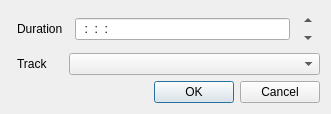
<?xml version="1.0" encoding="UTF-8"?>
<ui version="4.0">
 <class>SpacerDialog_UI</class>
 <widget class="QDialog" name="SpacerDialog_UI">
  <property name="geometry">
   <rect>
    <x>0</x>
    <y>0</y>
    <width>331</width>
    <height>111</height>
   </rect>
  </property>
  <property name="windowTitle">
   <string>Add space</string>
  </property>
  <layout class="QGridLayout" name="gridLayout">
   <item row="0" column="3">
    <layout class="QHBoxLayout" name="horizontalLayout">
     <item>
      <widget class="KRestrictedLine" name="space_duration">
       <property name="inputMask">
        <string>99:99:99:99; </string>
       </property>
      </widget>
     </item>
     <item>
      <layout class="QVBoxLayout" name="verticalLayout">
       <property name="spacing">
        <number>0</number>
       </property>
       <item>
        <widget class="QToolButton" name="position_up">
         <property name="sizePolicy">
          <sizepolicy hsizetype="Fixed" vsizetype="Maximum">
           <horstretch>0</horstretch>
           <verstretch>0</verstretch>
          </sizepolicy>
         </property>
         <property name="maximumSize">
          <size>
           <width>16777215</width>
           <height>18</height>
          </size>
         </property>
         <property name="text">
          <string>...</string>
         </property>
         <property name="autoRaise">
          <bool>true</bool>
         </property>
         <property name="arrowType">
          <enum>Qt::UpArrow</enum>
         </property>
        </widget>
       </item>
       <item>
        <widget class="QToolButton" name="position_down">
         <property name="sizePolicy">
          <sizepolicy hsizetype="Fixed" vsizetype="Maximum">
           <horstretch>0</horstretch>
           <verstretch>0</verstretch>
          </sizepolicy>
         </property>
         <property name="maximumSize">
          <size>
           <width>16777215</width>
           <height>18</height>
          </size>
         </property>
         <property name="text">
          <string>...</string>
         </property>
         <property name="autoRaise">
          <bool>true</bool>
         </property>
         <property name="arrowType">
          <enum>Qt::DownArrow</enum>
         </property>
        </widget>
       </item>
      </layout>
     </item>
    </layout>
   </item>
   <item row="3" column="0" colspan="4">
    <widget class="QDialogButtonBox" name="buttonBox">
     <property name="orientation">
      <enum>Qt::Horizontal</enum>
     </property>
     <property name="standardButtons">
      <set>QDialogButtonBox::Cancel|QDialogButtonBox::Ok</set>
     </property>
    </widget>
   </item>
   <item row="1" column="1">
    <widget class="QLabel" name="clip_filesize_3">
     <property name="text">
      <string>Track</string>
     </property>
    </widget>
   </item>
   <item row="2" column="1" colspan="3">
    <spacer name="verticalSpacer">
     <property name="orientation">
      <enum>Qt::Vertical</enum>
     </property>
     <property name="sizeHint" stdset="0">
      <size>
       <width>218</width>
       <height>2</height>
      </size>
     </property>
    </spacer>
   </item>
   <item row="0" column="1">
    <widget class="QLabel" name="clip_filesize_2">
     <property name="text">
      <string>Duration</string>
     </property>
    </widget>
   </item>
   <item row="1" column="2" colspan="2">
    <widget class="KComboBox" name="track_number"/>
   </item>
  </layout>
 </widget>
 <customwidgets>
  <customwidget>
   <class>KLineEdit</class>
   <extends>QLineEdit</extends>
   <header>klineedit.h</header>
  </customwidget>
  <customwidget>
   <class>KComboBox</class>
   <extends>QComboBox</extends>
   <header>kcombobox.h</header>
  </customwidget>
  <customwidget>
   <class>KRestrictedLine</class>
   <extends>KLineEdit</extends>
   <header>krestrictedline.h</header>
  </customwidget>
 </customwidgets>
 <resources/>
 <connections>
  <connection>
   <sender>buttonBox</sender>
   <signal>accepted()</signal>
   <receiver>SpacerDialog_UI</receiver>
   <slot>accept()</slot>
   <hints>
    <hint type="sourcelabel">
     <x>248</x>
     <y>254</y>
    </hint>
    <hint type="destinationlabel">
     <x>157</x>
     <y>274</y>
    </hint>
   </hints>
  </connection>
  <connection>
   <sender>buttonBox</sender>
   <signal>rejected()</signal>
   <receiver>SpacerDialog_UI</receiver>
   <slot>reject()</slot>
   <hints>
    <hint type="sourcelabel">
     <x>316</x>
     <y>260</y>
    </hint>
    <hint type="destinationlabel">
     <x>286</x>
     <y>274</y>
    </hint>
   </hints>
  </connection>
 </connections>
</ui>
